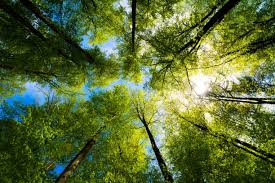
#> input picture download.jpg, 275 x 183 px
$ python rotatingandadjustingimagebrightness.py
#> lines starting #> are read from the running program, lines starting #| are printed output that depends on the picture
import cv2
import numpy as np
import matplotlib.pyplot as plt
image = cv2.imread('download.jpg')
#> image is the input picture: shape (183, 275, 3); mean B, G, R 53.2, 107, 89.4
image_rgb = cv2.cvtColor(image, cv2.COLOR_BGR2RGB)
(h, w) = image.shape[:2]
#> h = 183; w = 275
center = (w//2, h//2)
#> center = (137, 91)
M = cv2.getRotationMatrix2D(center, 45, 1.0)
rotated = cv2.warpAffine(image, M, (w,h))
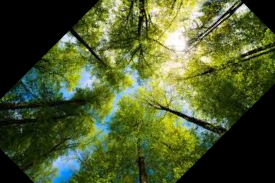
#> rotated: shape (183, 275, 3); mean B, G, R 45.7, 89.2, 76
rotated_rgb = cv2.cvtColor(rotated, cv2.COLOR_BGR2RGB)
plt.imshow(rotated_rgb)
plt.title("Rotated Image")
plt.show()

$ run again, with OIP (1).webp saved as download.jpg
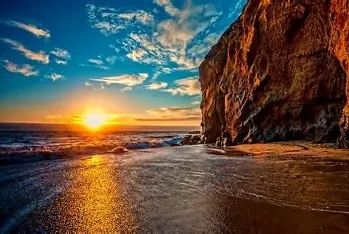
#> input picture OIP (1).webp, 349 x 234 px
#> image is the input picture: shape (234, 349, 3); mean B, G, R 68.2, 79.2, 90.8
#> `rotated = cv2.warpAffine(image, M, (w,h))`:
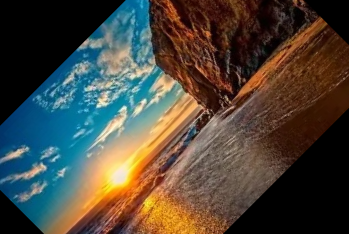
#> rotated: shape (234, 349, 3); mean B, G, R 60.7, 70.4, 76

$ run again, with OIP.webp saved as download.jpg
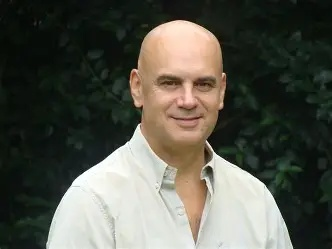
#> input picture OIP.webp, 332 x 249 px
#> image is the input picture: shape (249, 332, 3); mean B, G, R 76.4, 86.3, 85.8
#> `rotated = cv2.warpAffine(image, M, (w,h))`:
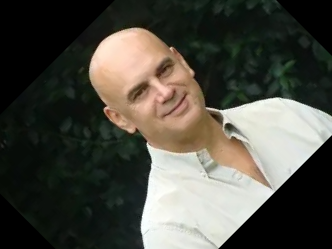
#> rotated: shape (249, 332, 3); mean B, G, R 67.8, 76.5, 77.7
